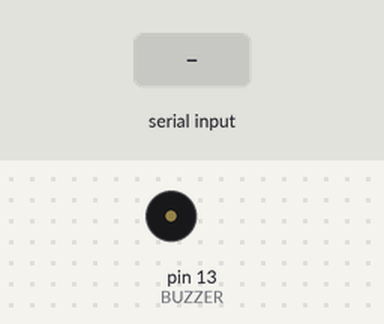
Bench run of a sketch on a simulated Arduino Uno, built with avr-gcc and run on an emulated ATmega328P. Shown: buzzer (waves = sounding). The inputs (shaded band) are chosen by the test bench. What the sketch prints to the serial monitor is not drawn.

Above: at 1.0 s.
1.1 s: "1" received over Serial
At 2.4 s:
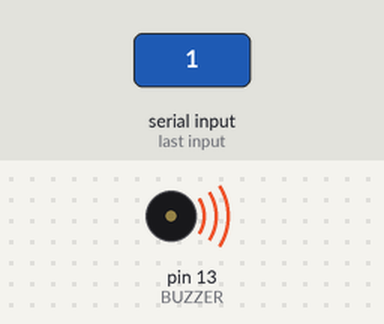
2.7 s: byte 0 (0) received over Serial
At 3.7 s:
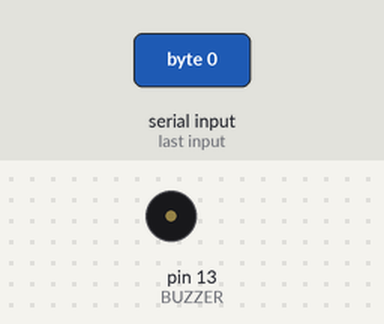
4.2 s: "0" received over Serial
At 4.8 s:
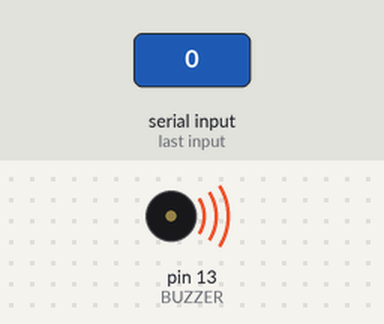
Timing chart, 0 to 7.2 s (numbered marks = the images above; inputs shaded):
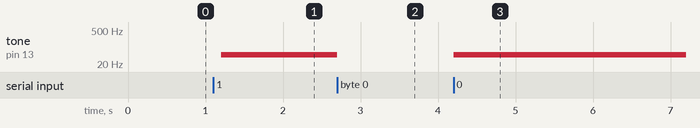

The sketch:

buzzer.ino
```cpp
// 아두이노: 수신된 정수로 부저 주파수음 제어

#define BUZZER 13    // 부저 핀

void setup() {
  pinMode(BUZZER, OUTPUT);
  Serial.begin(9600);
  while (Serial.available() == 0) {   // 수신 버퍼에 수신값이 없는 동안 반복 실행
    Serial.write('A');                // 시작신호 전송
    delay(300);                       // 0.3초 대기
  }
}

void loop() { }

void serialEvent() {                // 이벤트함수: 수신값이 있으면 자동 호출
  int value = Serial.read();        // 수신
  if(value == 0){
    noTone(BUZZER);                 // 부저 끄기
  } else {
    tone(BUZZER, value);            // 부저 주파수음 제어
  }
  Serial.write('B');                // 송신
}
```

Measured:
- after the input at 1.1 s, tone on pin 13 (BUZZER): silent → 49 Hz after 0.10 s
- after the input at 2.7 s, tone on pin 13 (BUZZER): 49 Hz → silent at once
- after the input at 4.2 s, tone on pin 13 (BUZZER): silent → 48 Hz at once
